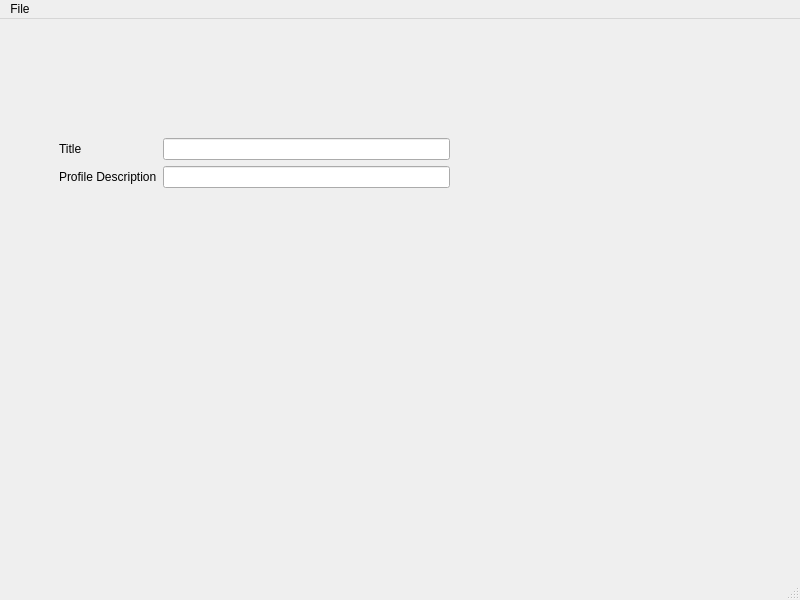
<?xml version="1.0" encoding="UTF-8"?>
<ui version="4.0">
 <class>MainWindow</class>
 <widget class="QMainWindow" name="MainWindow">
  <property name="geometry">
   <rect>
    <x>0</x>
    <y>0</y>
    <width>800</width>
    <height>600</height>
   </rect>
  </property>
  <property name="windowTitle">
   <string>MainWindow</string>
  </property>
  <widget class="QWidget" name="centralwidget">
   <widget class="QWidget" name="formLayoutWidget">
    <property name="geometry">
     <rect>
      <x>59</x>
      <y>119</y>
      <width>391</width>
      <height>181</height>
     </rect>
    </property>
    <layout class="QFormLayout" name="scapprofile">
     <item row="0" column="0">
      <widget class="QLabel" name="lblscapprofile">
       <property name="text">
        <string>Title</string>
       </property>
      </widget>
     </item>
     <item row="0" column="1">
      <widget class="QLineEdit" name="sCAPProfileLineEdit"/>
     </item>
     <item row="1" column="0">
      <widget class="QLabel" name="lblprofiledesc">
       <property name="text">
        <string>Profile Description</string>
       </property>
      </widget>
     </item>
     <item row="1" column="1">
      <widget class="QLineEdit" name="profileDescriptionLineEdit"/>
     </item>
    </layout>
   </widget>
  </widget>
  <widget class="QMenuBar" name="menubar">
   <property name="geometry">
    <rect>
     <x>0</x>
     <y>0</y>
     <width>800</width>
     <height>20</height>
    </rect>
   </property>
   <widget class="QMenu" name="menuFile">
    <property name="title">
     <string>File</string>
    </property>
    <widget class="QMenu" name="menuNew">
     <property name="title">
      <string>New</string>
     </property>
     <addaction name="actionSCAP_Profile"/>
    </widget>
    <addaction name="menuNew"/>
   </widget>
   <addaction name="menuFile"/>
  </widget>
  <widget class="QStatusBar" name="statusbar"/>
  <action name="actionSCAP_Profile">
   <property name="text">
    <string>SCAP Profile</string>
   </property>
  </action>
 </widget>
 <resources/>
 <connections/>
</ui>
